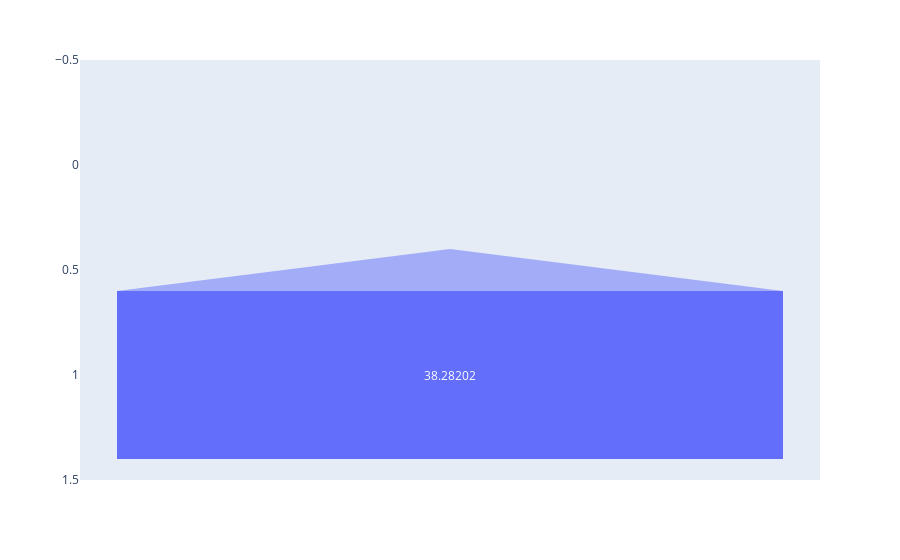

Notebook code for this chart:
### Code cell
sig = dict( 
    number=[b0,c0,d0,e0,f0],
    stage=[ "Open", "High", "Low", "Close",'volume'])
fig = px.funnel(data, x=t, y=frames)
fig.show()

### Figure 1 — Plotly figure (JSON) as saved in the notebook; plotly's stock layout.template omitted (floating-point values rounded to 4 significant figures)
{"data": [{"hoverlabel": {"namelength": 0}, "hovertemplate": "x=%{x}<br>y=%{y}", "legendgroup": "", "marker": {"color": "#636efa"}, "name": "", "orientation": "h", "showlegend": false, "type": "funnel", "x": [0, 38.28], "xaxis": "x", "y": [0, 1], "yaxis": "y"}], "layout": {"legend": {"tracegroupgap": 0}, "margin": {"t": 60}, "xaxis": {"anchor": "y", "domain": [0, 1]}, "yaxis": {"anchor": "x", "domain": [0, 1]}}}
